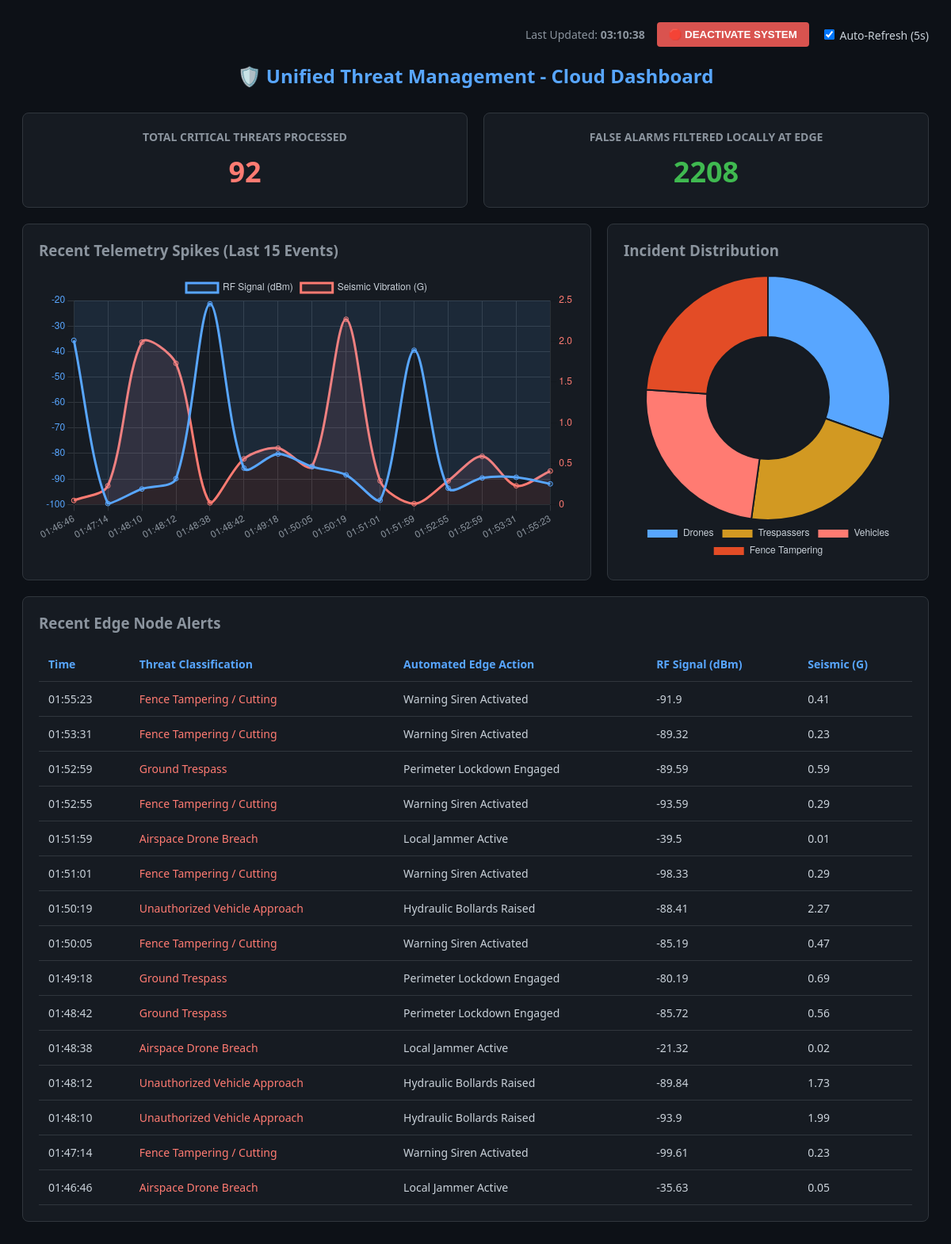
Page /api/dashboard/ on the earlier database version.
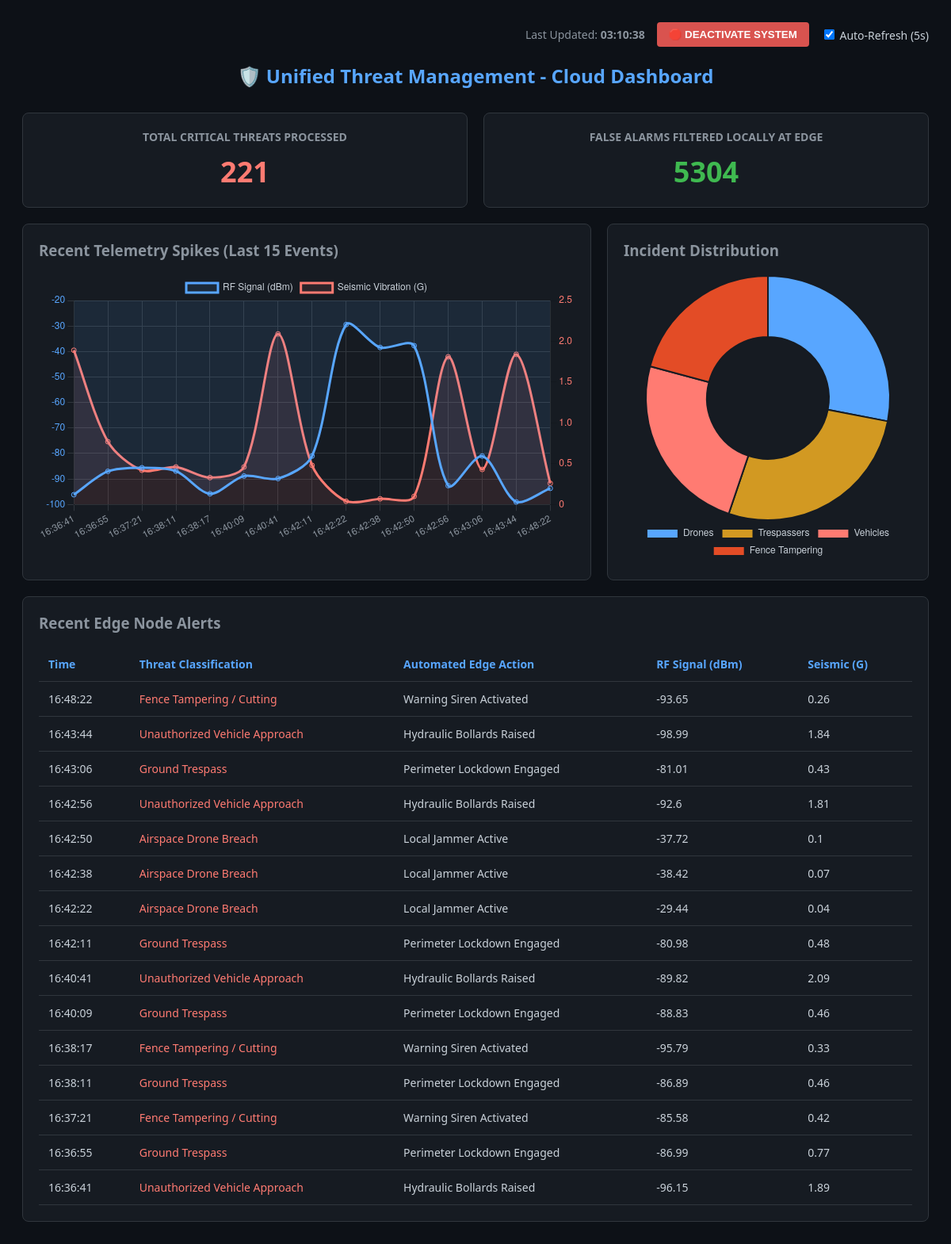
Same page on the later database version.
### fogedgedashboard/models.py (models this page shows, shortened)
class SecurityAlert(models.Model):
    timestamp = models.DateTimeField(auto_now_add=True)
    alert_type = models.CharField(max_length=100)
    status = models.CharField(max_length=100)
    rf_signal = models.FloatField()
    acoustic_freq = models.FloatField()
    seismic_vib = models.FloatField()
    object_mass = models.FloatField()

### fogedgedashboard/views.py (the view)
# urls.py: path('dashboard/', views.dashboard_view, name='dashboard'),
def dashboard_view(request):
    latest_alerts = SecurityAlert.objects.all().order_by('-timestamp')[:15]
    chart_alerts = list(reversed(latest_alerts))
    time_labels = [alert.timestamp.strftime("%H:%M:%S") for alert in chart_alerts]
    rf_data = [alert.rf_signal for alert in chart_alerts]
    seismic_data = [alert.seismic_vib for alert in chart_alerts]
    drone_count = SecurityAlert.objects.filter(alert_type="Airspace Drone Breach").count()
    trespass_count = SecurityAlert.objects.filter(alert_type="Ground Trespass").count()
    vehicle_count = SecurityAlert.objects.filter(alert_type="Unauthorized Vehicle Approach").count()
    fence_count = SecurityAlert.objects.filter(alert_type="Fence Tampering / Cutting").count()
    total_threats = SecurityAlert.objects.count()
    false_alarms_filtered = total_threats * 24
    context = {
        'alerts': latest_alerts,
        'doughnut_data': [drone_count, trespass_count, vehicle_count, fence_count],
        'time_labels': time_labels,
        'rf_data': rf_data,
        'seismic_data': seismic_data,
        'total_threats': total_threats,
        'false_alarms': false_alarms_filtered,
        'last_updated': timezone.now()
    }
    return render(request, 'dashboard.html', context)

### fogedgedashboard/templates/dashboard.html (shortened to what this page needs)
<!DOCTYPE html>
<html>
<head>
</head>
<body>
    <div class="controls">
        <span style="color: #8b949e; margin-right: 15px; font-size: 14px;">
             Last Updated: <strong>{{ last_updated|date:"H:i:s" }}</strong>
        </span>
        <button id="overrideBtn" onclick="toggleSystem()"
                style="background-color: #d9534f; color: white; border: none; padding: 8px 15px; border-radius: 4px; cursor: pointer; font-weight: bold; margin-right: 15px;">
            🛑 DEACTIVATE SYSTEM
        </button>
        <label style="font-size: 14px;"><input type="checkbox" id="autoRefresh" checked> Auto-Refresh (5s)</label>
    </div>
    <h2>🛡️ Unified Threat Management - Cloud Dashboard</h2>
    <div class="kpi-row">
        <div class="kpi-card">
            <h3>Total Critical Threats Processed</h3>
            <h1 class="highlight-red">{{ total_threats }}</h1>
        </div>
        <div class="kpi-card">
            <h3>False Alarms Filtered Locally at Edge</h3>
            <h1 class="highlight-green">{{ false_alarms }}</h1>
        </div>
    </div>
    <div class="chart-row">
        <div class="box line-chart-box">
            <h3 style="margin-top: 0; color: #8b949e;">Recent Telemetry Spikes (Last 15 Events)</h3>
            <canvas id="telemetryLineChart"></canvas>
        </div>
        <div class="box doughnut-box">
            <h3 style="margin-top: 0; color: #8b949e;">Incident Distribution</h3>
            <canvas id="incidentDoughnutChart"></canvas>
        </div>
    </div>
    <div class="box">
        <h3 style="margin-top: 0; color: #8b949e;">Recent Edge Node Alerts</h3>
        <table>
            <tr>
                <th>Time</th>
                <th>Threat Classification</th>
                <th>Automated Edge Action</th>
                <th>RF Signal (dBm)</th>
                <th>Seismic (G)</th>
            </tr>
            {% for alert in alerts %}
            <tr>
                <td>{{ alert.timestamp|date:"H:i:s" }}</td>
                <td style="color: #ff7b72;">{{ alert.alert_type }}</td>
                <td>{{ alert.status }}</td>
                <td>{{ alert.rf_signal }}</td>
                <td>{{ alert.seismic_vib }}</td>
            </tr>
            {% endfor %}
        </table>
    </div>
</body>
</html>

### fogedgedashboard/templates/dashboard.html (style rules this page uses)
body { background-color: #0d1117; color: #c9d1d9; font-family: 'Segoe UI', Tahoma, Geneva, Verdana, sans-serif; padding: 20px; }
h2 { color: #58a6ff; text-align: center; margin-bottom: 30px; }
.kpi-row { display: flex; justify-content: space-between; margin-bottom: 20px; gap: 20px; }
.kpi-card { background: #161b22; padding: 20px; border-radius: 8px; width: 50%; text-align: center; border: 1px solid #30363d; }
.kpi-card h3 { margin: 0; color: #8b949e; font-size: 14px; text-transform: uppercase; }
.kpi-card h1 { margin: 10px 0 0 0; color: #fff; font-size: 36px; }
.highlight-green { color: #3fb950 !important; }
.highlight-red { color: #ff7b72 !important; }
.chart-row { display: flex; gap: 20px; margin-bottom: 20px; }
.box { background: #161b22; padding: 20px; border-radius: 8px; border: 1px solid #30363d; }
.line-chart-box { width: 65%; }
.doughnut-box { width: 35%; }
table { width: 100%; border-collapse: collapse; margin-top: 10px; }
th, td { padding: 12px; border-bottom: 1px solid #30363d; text-align: left; font-size: 14px; }
th { color: #58a6ff; }
.controls { text-align: right; margin-bottom: 10px; display: flex; justify-content: flex-end; align-items: center; }

Differences in the rows shown:
no longer on this page (row unchanged): SecurityAlert: timestamp "01:55:23", alert_type "Fence Tampering / Cutting", status "Warning Siren Activated", rf_signal "-91.9", seismic_vib "0.41"
no longer on this page (row unchanged): SecurityAlert: timestamp "01:53:31", alert_type "Fence Tampering / Cutting", status "Warning Siren Activated", rf_signal "-89.32", seismic_vib "0.23"
no longer on this page (row unchanged): SecurityAlert: timestamp "01:52:59", alert_type "Ground Trespass", status "Perimeter Lockdown Engaged", rf_signal "-89.59", seismic_vib "0.59"
no longer on this page (row unchanged): SecurityAlert: timestamp "01:52:55", alert_type "Fence Tampering / Cutting", status "Warning Siren Activated", rf_signal "-93.59", seismic_vib "0.29"
no longer on this page (row unchanged): SecurityAlert: timestamp "01:51:59", alert_type "Airspace Drone Breach", status "Local Jammer Active", rf_signal "-39.5", seismic_vib "0.01"
no longer on this page (row unchanged): SecurityAlert: timestamp "01:51:01", alert_type "Fence Tampering / Cutting", status "Warning Siren Activated", rf_signal "-98.33", seismic_vib "0.29"
no longer on this page (row unchanged): SecurityAlert: timestamp "01:50:19", alert_type "Unauthorized Vehicle Approach", status "Hydraulic Bollards Raised", rf_signal "-88.41", seismic_vib "2.27"
no longer on this page (row unchanged): SecurityAlert: timestamp "01:50:05", alert_type "Fence Tampering / Cutting", status "Warning Siren Activated", rf_signal "-85.19", seismic_vib "0.47"
no longer on this page (row unchanged): SecurityAlert: timestamp "01:49:18", alert_type "Ground Trespass", status "Perimeter Lockdown Engaged", rf_signal "-80.19", seismic_vib "0.69"
no longer on this page (row unchanged): SecurityAlert: timestamp "01:48:42", alert_type "Ground Trespass", status "Perimeter Lockdown Engaged", rf_signal "-85.72", seismic_vib "0.56"
no longer on this page (row unchanged): SecurityAlert: timestamp "01:48:38", alert_type "Airspace Drone Breach", status "Local Jammer Active", rf_signal "-21.32", seismic_vib "0.02"
no longer on this page (row unchanged): SecurityAlert: timestamp "01:48:12", alert_type "Unauthorized Vehicle Approach", status "Hydraulic Bollards Raised", rf_signal "-89.84", seismic_vib "1.73"
no longer on this page (row unchanged): SecurityAlert: timestamp "01:48:10", alert_type "Unauthorized Vehicle Approach", status "Hydraulic Bollards Raised", rf_signal "-93.9", seismic_vib "1.99"
no longer on this page (row unchanged): SecurityAlert: timestamp "01:47:14", alert_type "Fence Tampering / Cutting", status "Warning Siren Activated", rf_signal "-99.61", seismic_vib "0.23"
no longer on this page (row unchanged): SecurityAlert: timestamp "01:46:46", alert_type "Airspace Drone Breach", status "Local Jammer Active", rf_signal "-35.63", seismic_vib "0.05"
added SecurityAlert: timestamp "16:48:22", alert_type "Fence Tampering / Cutting", status "Warning Siren Activated", rf_signal "-93.65", seismic_vib "0.26"
added SecurityAlert: timestamp "16:43:44", alert_type "Unauthorized Vehicle Approach", status "Hydraulic Bollards Raised", rf_signal "-98.99", seismic_vib "1.84"
added SecurityAlert: timestamp "16:43:06", alert_type "Ground Trespass", status "Perimeter Lockdown Engaged", rf_signal "-81.01", seismic_vib "0.43"
added SecurityAlert: timestamp "16:42:56", alert_type "Unauthorized Vehicle Approach", status "Hydraulic Bollards Raised", rf_signal "-92.6", seismic_vib "1.81"
added SecurityAlert: timestamp "16:42:50", alert_type "Airspace Drone Breach", status "Local Jammer Active", rf_signal "-37.72", seismic_vib "0.1"
added SecurityAlert: timestamp "16:42:38", alert_type "Airspace Drone Breach", status "Local Jammer Active", rf_signal "-38.42", seismic_vib "0.07"
added SecurityAlert: timestamp "16:42:22", alert_type "Airspace Drone Breach", status "Local Jammer Active", rf_signal "-29.44", seismic_vib "0.04"
added SecurityAlert: timestamp "16:42:11", alert_type "Ground Trespass", status "Perimeter Lockdown Engaged", rf_signal "-80.98", seismic_vib "0.48"
added SecurityAlert: timestamp "16:40:41", alert_type "Unauthorized Vehicle Approach", status "Hydraulic Bollards Raised", rf_signal "-89.82", seismic_vib "2.09"
added SecurityAlert: timestamp "16:40:09", alert_type "Ground Trespass", status "Perimeter Lockdown Engaged", rf_signal "-88.83", seismic_vib "0.46"
added SecurityAlert: timestamp "16:38:17", alert_type "Fence Tampering / Cutting", status "Warning Siren Activated", rf_signal "-95.79", seismic_vib "0.33"
added SecurityAlert: timestamp "16:38:11", alert_type "Ground Trespass", status "Perimeter Lockdown Engaged", rf_signal "-86.89", seismic_vib "0.46"
added SecurityAlert: timestamp "16:37:21", alert_type "Fence Tampering / Cutting", status "Warning Siren Activated", rf_signal "-85.58", seismic_vib "0.42"
added SecurityAlert: timestamp "16:36:55", alert_type "Ground Trespass", status "Perimeter Lockdown Engaged", rf_signal "-86.99", seismic_vib "0.77"
added SecurityAlert: timestamp "16:36:41", alert_type "Unauthorized Vehicle Approach", status "Hydraulic Bollards Raised", rf_signal "-96.15", seismic_vib "1.89"
Other differences:
{{ total_threats }}: "92" → "221"
{{ false_alarms }}: "2208" → "5304"
chart data {{ doughnut_data|safe }}: [28, 20, 22, 22] → [62, 60, 53, 46]
chart data {{ time_labels|safe }}: ['01:46:46', '01:47:14', '01:48:10', '01:48:12', '01:48:38', '01:48:42', '01:49:18', '01:50:05', '01:50:19', '01:51:01', '01:51:59', '01:52:55', '01:52:59', '01:53:31', '01:55:23'] → ['16:36:41', '16:36:55', '16:37:21', '16:38:11', '16:38:17', '16:40:09', '16:40:41', '16:42:11', '16:42:22', '16:42:38', '16:42:50', '16:42:56', '16:43:06', '16:43:44', '16:48:22']
chart data {{ rf_data|safe }}: [-35.63, -99.61, -93.9, -89.84, -21.32, -85.72, -80.19, -85.19, -88.41, -98.33, -39.5, -93.59, -89.59, -89.32, -91.9] → [-96.15, -86.99, -85.58, -86.89, -95.79, -88.83, -89.82, -80.98, -29.44, -38.42, -37.72, -92.6, -81.01, -98.99, -93.65]
chart data {{ seismic_data|safe }}: [0.05, 0.23, 1.99, 1.73, 0.02, 0.56, 0.69, 0.47, 2.27, 0.29, 0.01, 0.29, 0.59, 0.23, 0.41] → [1.89, 0.77, 0.42, 0.46, 0.33, 0.46, 2.09, 0.48, 0.04, 0.07, 0.1, 1.81, 0.43, 1.84, 0.26]
